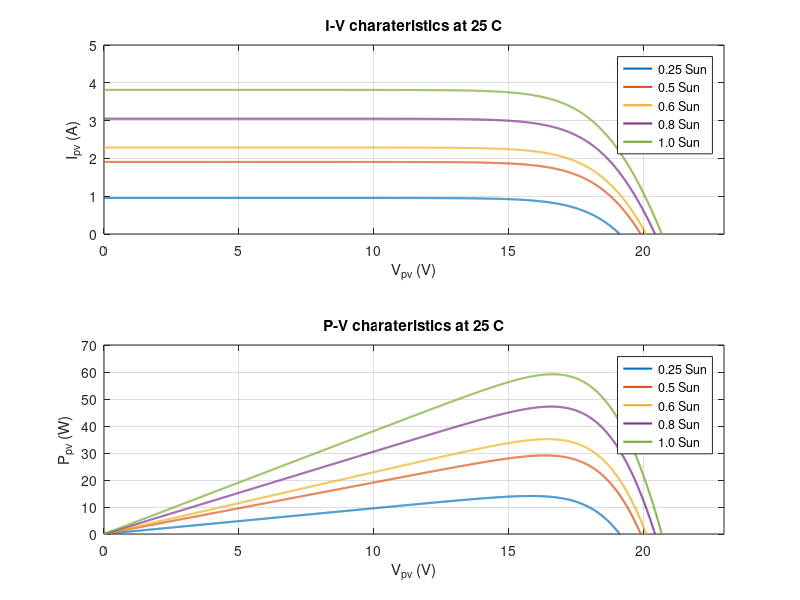

Write the MATLAB code that produced this figure.
clear all
clc
Va=0:.01:25;
Suns=[.25 .5 .6 .8 1];
TaC=30;
Ipv=zeros(size(Va));
Ppv=zeros(size(Va));
for s=1:1:length(Suns)
for i=1:1:length(Va)
k=1.38e-23;
q=1.6e-19;
A=1.2;
Vg=1.12;
Ns=36;

T1=273+25;
Voc_T1=21.06/Ns;
Isc_T1=3.80;

T2=273+75;
Voc_T2=17.05/Ns;
Isc_T2=3.92;

TarK=273+TaC;
Tref=273+25;

Iph_T1=Isc_T1*Suns(s);
a=(Isc_T2-Isc_T1)/Isc_T1*1/(T2-T1);
Iph=Iph_T1*(1+a*(TarK-T1));

Vt_T1=k*T1/q;
Ir_T1=Isc_T1/(exp(Voc_T1/(A*Vt_T1))-1);
Ir_T2=Isc_T2/(exp(Voc_T2/(A*Vt_T1))-1);
b=Vg*q/(A*k);
Ir=Ir_T1*(TarK/T1).^(3/A).*exp(-b.*(1./TarK-1/T1));
X2v=Ir_T1/(A*Vt_T1)*exp(Voc_T1/(A*Vt_T1));
dVdI_Voc=-1.15/Ns/2;
Rs=-dVdI_Voc-1/X2v;

Vt_Ta=A*k*TarK/q;
Vc=Va(i)/Ns;
Ia=zeros(size(Vc));
for j=1:1:10
    Ia=Ia-(Iph-Ia-Ir*(exp((Vc+Ia*Rs)/Vt_Ta)-1))./(-1-Ir*(exp((Vc+Ia*Rs)/Vt_Ta)-1).*Rs/Vt_Ta);
end
Ipv(s,i)=Ia;
Ppv(s,i)=Va(i)*Ipv(s,i);
end
end
axes1 = axes('Parent',figure,'OuterPosition',[0 0.5 1 0.5]);
 xlim(axes1,[0 23]);
 ylim(axes1,[0 5]);
box(axes1,'on');
grid(axes1,'on');
hold(axes1,'all');
title('I-V charateristics at 25 C');
xlabel('V_p_v (V)');
ylabel('I_p_v (A)');
plot1 = plot(Va(1,:),Ipv(:,:),'Parent',axes1,'LineWidth',1.5);
set(plot1(1),'DisplayName','0.25 Sun');
set(plot1(2),'DisplayName','0.5 Sun');
set(plot1(3),'DisplayName','0.6 Sun');
set(plot1(4),'DisplayName','0.8 Sun');
set(plot1(5),'DisplayName','1.0 Sun');
axes2 = axes('OuterPosition',[0 0 1 0.5]);
 xlim(axes2,[0 23]);
 ylim(axes2,[0 70]);
box(axes2,'on');
grid(axes2,'on');
hold(axes2,'all');
title('P-V charateristics at 25 C');
xlabel('V_p_v (V)');
ylabel('P_p_v (W)');
plot2 = plot(Va(1,:),Ppv(:,:),'Parent',axes2,'LineWidth',1.5);
set(plot2(1),'DisplayName','0.25 Sun');
set(plot2(2),'DisplayName','0.5 Sun');
set(plot2(3),'DisplayName','0.6 Sun');
set(plot2(4),'DisplayName','0.8 Sun');
set(plot2(5),'DisplayName','1.0 Sun');
 legend1 = legend(axes1,'show');
 legend2 = legend(axes2,'show');
